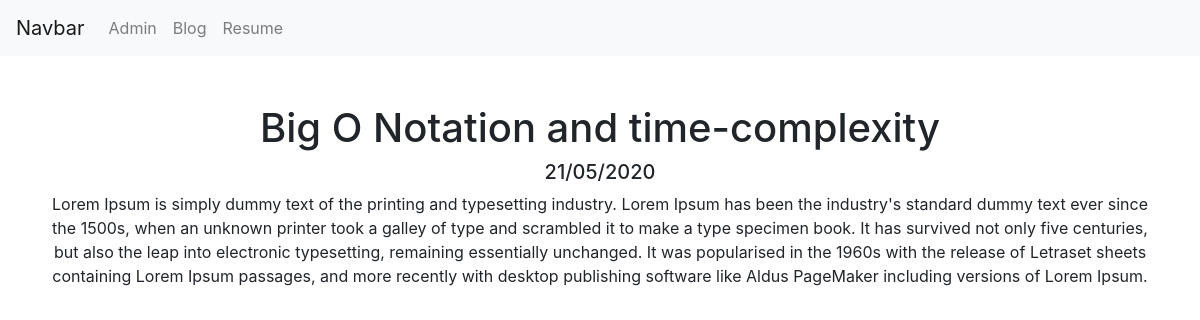
Before: /blog/1/ with the older database file.
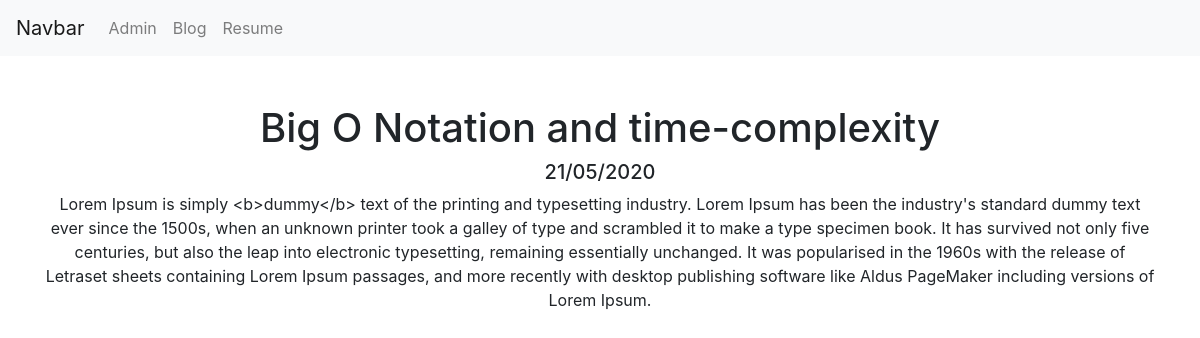
After: the same page with the newer database file.
### blog/models.py (models this page shows, shortened)
class Posts(models.Model):
  title = models.CharField(max_length=100)
  date = models.DateField()
  body = models.TextField()

### blog/views.py (the view)
# urls.py: path('<int:blog_id>/', views.detail, name='detail'),
def detail(request, blog_id):
  blog = get_object_or_404(Posts, pk=blog_id)
  return render(request, 'blog/detail.html', {'id': blog})

### blog/templates/blog/detail.html
{% extends 'portfolio/base.html' %}
{% block content %}
<div class="container text-center mt-5">
  <h1>{{ id.title }}</h1>
  <h5>{{ id.date|date:'d/m/Y' }}</h5>
  <p>{{ id.body }}</p>
</div>
{% endblock %}

Changed rows visible on the page:
changed Posts "Big O Notation and time-complexity": body "Lorem Ipsum is simply dummy text of the printing…" → "Lorem Ipsum is simply <b>dummy</b> text of the printing…"
